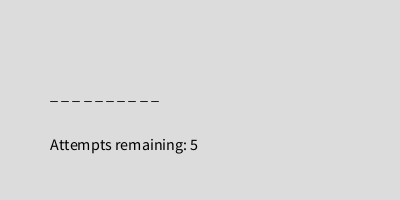
Frame 1 (no input)
Frame 60 (the mouse pressed at the canvas centre just before this capture): identical to frame 1, image omitted
Frame 120 (the mouse held since frame 60 and released just before this capture): identical to frame 1, image omitted

The Processing sketch that drew this single still picture (run headless with seeded random() and noise(); from frame 60 on, the mouse is pressed at the canvas centre):

// Processing sketch: SP1_pde
// ── SP1_pde.pde
ArrayList<String> wordList = new ArrayList<String>();
String selectedWord;
int attemptsRemaining = 5;
String guessedWord = "";

void setup() {
  size(400, 200);

  // Add words to the ArrayList
  wordList.add("computer");
  wordList.add("programming");
  wordList.add("game");
  wordList.add("creativity");
  wordList.add("challenge");

  // Choose a random word from the ArrayList
  selectedWord = chooseRandomWord(wordList);
  println("The selected word is: " + selectedWord);
}

String chooseRandomWord(ArrayList<String> list) {
  int index = int(random(list.size()));
  return list.get(index);
}

void draw() {
  background(220);
  fill(0);
  textSize(16);

  // Display the word with only the guessed letters
  String displayedWord = "";
  for (int i = 0; i < selectedWord.length(); i++) {
    char letter = selectedWord.charAt(i);
    if (guessedWord.contains(String.valueOf(letter))) {
      displayedWord += letter;
    } else {
      displayedWord += "_";
    }
    displayedWord += " ";
  }
  text(displayedWord, 50, 100);

  // Display the number of attempts remaining
  text("Attempts remaining: " + attemptsRemaining, 50, 150);

  // Check if the game is over
  if (displayedWord.equals(selectedWord) || attemptsRemaining == 0) {
    if (displayedWord.equals(selectedWord)) {
      text("You won!", 50, 50);
    } else {
      text("You lost. The selected word was: " + selectedWord, 50, 50);
    }
    noLoop(); // Stop the game
  }
}

void keyPressed() {
  if (key >= 'a' && key <= 'z') {
    char guessedLetter = key;
    if (!guessedWord.contains(String.valueOf(guessedLetter))) {
      guessedWord += guessedLetter;
      if (selectedWord.indexOf(guessedLetter) == -1) {
        attemptsRemaining--; // Decrease the number of attempts if the guessed letter is not in the word.
      }
    }
  }
}
